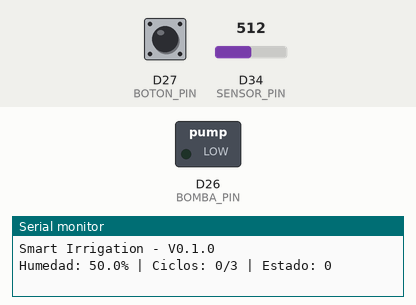
This sketch was run on a simulated Arduino Due. Shown: switched loads named in the sketch (green lamp = pin HIGH), the last lines printed to the serial monitor. The inputs (shaded band) are chosen by the test bench; at power-on: D34 (SENSOR_PIN) = 512, D27 (BOTON_PIN) HIGH (analog values on the 0–1023 scale).

Above: at 1.2 s.
1.3 s: D34 (SENSOR_PIN) set to 317
3.2 s: D34 (SENSOR_PIN) set to 291
At 4.8 s:
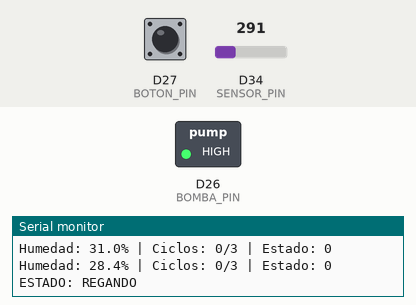
Timing chart, 0 to 10.5 s (numbered marks = the images above; inputs shaded):
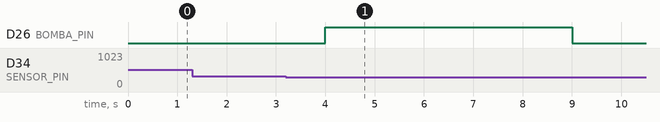

Measured:
- the behaviour switches between 308 and 307 on D34 (SENSOR_PIN) (found by bisection; images 0 and 1)
- after the input at 3.2 s, D26 (BOMBA_PIN): LOW → HIGH after 0.80 s, → LOW 5.0 s later

The sketch:

sketch.ino
```cpp
/*
 * SMART IRRIGATION
 * Version: 0.1.0
 * Recovery and session management
 */

const int SENSOR_PIN = 34;
const int BOMBA_PIN = 26;
const int BOTON_PIN = 27;

const float HUMEDAD_INICIO = 30.0;
const float HUMEDAD_RECUPERADA = 40.0;

const unsigned long TIEMPO_RIEGO = 5000;
const unsigned long TIEMPO_ESPERA = 15000;
const unsigned long TIEMPO_ESTABILIDAD = 30000;
const unsigned long INTERVALO_LECTURA = 1000;
const unsigned long ANTIRREBOTE = 50;

const int MAX_CICLOS = 3;

enum EstadoRiego {
  MONITOREANDO,
  REGANDO,
  ESPERANDO,
  VERIFICANDO_RECUPERACION,
  BLOQUEADO
};

EstadoRiego estado = MONITOREANDO;

unsigned long inicioEstado = 0;
unsigned long ultimaLectura = 0;
unsigned long ultimoCambioBoton = 0;
unsigned long inicioRecuperacion = 0;

int ciclos = 0;
float humedad = 0;

bool lecturaDisponible = false;
bool sesionActiva = false;

bool botonAnterior = HIGH;
bool botonEstable = HIGH;

void cambiarEstado(EstadoRiego nuevoEstado,
                   unsigned long ahora) {
  estado = nuevoEstado;
  inicioEstado = ahora;

  digitalWrite(BOMBA_PIN,
               estado == REGANDO ? HIGH : LOW);

  switch (estado) {
    case MONITOREANDO:
      Serial.println("ESTADO: MONITOREANDO");
      break;
    case REGANDO:
      Serial.println("ESTADO: REGANDO");
      break;
    case ESPERANDO:
      Serial.println("ESTADO: ESPERANDO");
      break;
    case VERIFICANDO_RECUPERACION:
      inicioRecuperacion = ahora;
      Serial.println("ESTADO: VERIFICANDO RECUPERACION");
      break;
    case BLOQUEADO:
      Serial.println("ALERTA: SISTEMA BLOQUEADO");
      break;
  }
}

void revisarBoton(unsigned long ahora) {
  bool lectura = digitalRead(BOTON_PIN);

  if (lectura != botonAnterior) {
    ultimoCambioBoton = ahora;
  }

  if (ahora - ultimoCambioBoton >= ANTIRREBOTE) {
    if (lectura != botonEstable) {
      botonEstable = lectura;

      if (botonEstable == LOW && estado == BLOQUEADO) {
        ciclos = 0;
        sesionActiva = false;
        lecturaDisponible = false;

        Serial.println("EVENTO: REINICIO MANUAL");
        cambiarEstado(MONITOREANDO, ahora);
      }
    }
  }

  botonAnterior = lectura;
}

void setup() {
  Serial.begin(115200);
  analogReadResolution(12);

  digitalWrite(BOMBA_PIN, LOW);
  pinMode(BOMBA_PIN, OUTPUT);
  pinMode(BOTON_PIN, INPUT_PULLUP);

  Serial.println("Smart Irrigation - V0.1.0");
}

void loop() {
  unsigned long ahora = millis();

  revisarBoton(ahora);

  if (ahora - ultimaLectura >= INTERVALO_LECTURA) {
    ultimaLectura = ahora;

    int lectura = analogRead(SENSOR_PIN);
    humedad = lectura * 100.0 / 4095.0;
    lecturaDisponible = true;

    Serial.print("Humedad: ");
    Serial.print(humedad, 1);
    Serial.print("% | Ciclos: ");
    Serial.print(ciclos);
    Serial.print("/");
    Serial.print(MAX_CICLOS);

    Serial.print(" | Estado: ");
    Serial.println(estado);

    if (estado == VERIFICANDO_RECUPERACION) {
      unsigned long transcurrido =
          (ahora - inicioRecuperacion) / 1000;

      Serial.print("Recuperacion: ");
      Serial.print(transcurrido);
      Serial.println("/30 segundos");
    }
  }

  if (!lecturaDisponible) return;

  // Start recovery only during an active session
  if (sesionActiva &&
      estado != BLOQUEADO &&
      estado != VERIFICANDO_RECUPERACION &&
      humedad >= HUMEDAD_RECUPERADA) {
    cambiarEstado(VERIFICANDO_RECUPERACION, ahora);
  }

  switch (estado) {

    case MONITOREANDO:
      if (humedad < HUMEDAD_INICIO) {
        if (ciclos >= MAX_CICLOS) {
          cambiarEstado(BLOQUEADO, ahora);
        } else {
          sesionActiva = true;
          ciclos++;
          cambiarEstado(REGANDO, ahora);
        }
      }
      break;

    case REGANDO:
      if (ahora - inicioEstado >= TIEMPO_RIEGO) {
        cambiarEstado(ESPERANDO, ahora);
      }
      break;

    case ESPERANDO:
      if (ahora - inicioEstado >= TIEMPO_ESPERA) {
        cambiarEstado(MONITOREANDO, ahora);
      }
      break;

    case VERIFICANDO_RECUPERACION:
      if (humedad < HUMEDAD_RECUPERADA) {
        Serial.println("RECUPERACION INTERRUMPIDA");
        cambiarEstado(ESPERANDO, ahora);
      }
      else if (ahora - inicioRecuperacion >=
               TIEMPO_ESTABILIDAD) {

        ciclos = 0;
        sesionActiva = false;

        Serial.println("EVENTO: HUMEDAD RECUPERADA");
        Serial.println("EVENTO: CONTADOR REINICIADO");

        cambiarEstado(MONITOREANDO, ahora);
      }
      break;

    case BLOQUEADO:
      // Pump remains OFF
      break;
  }
}
```
